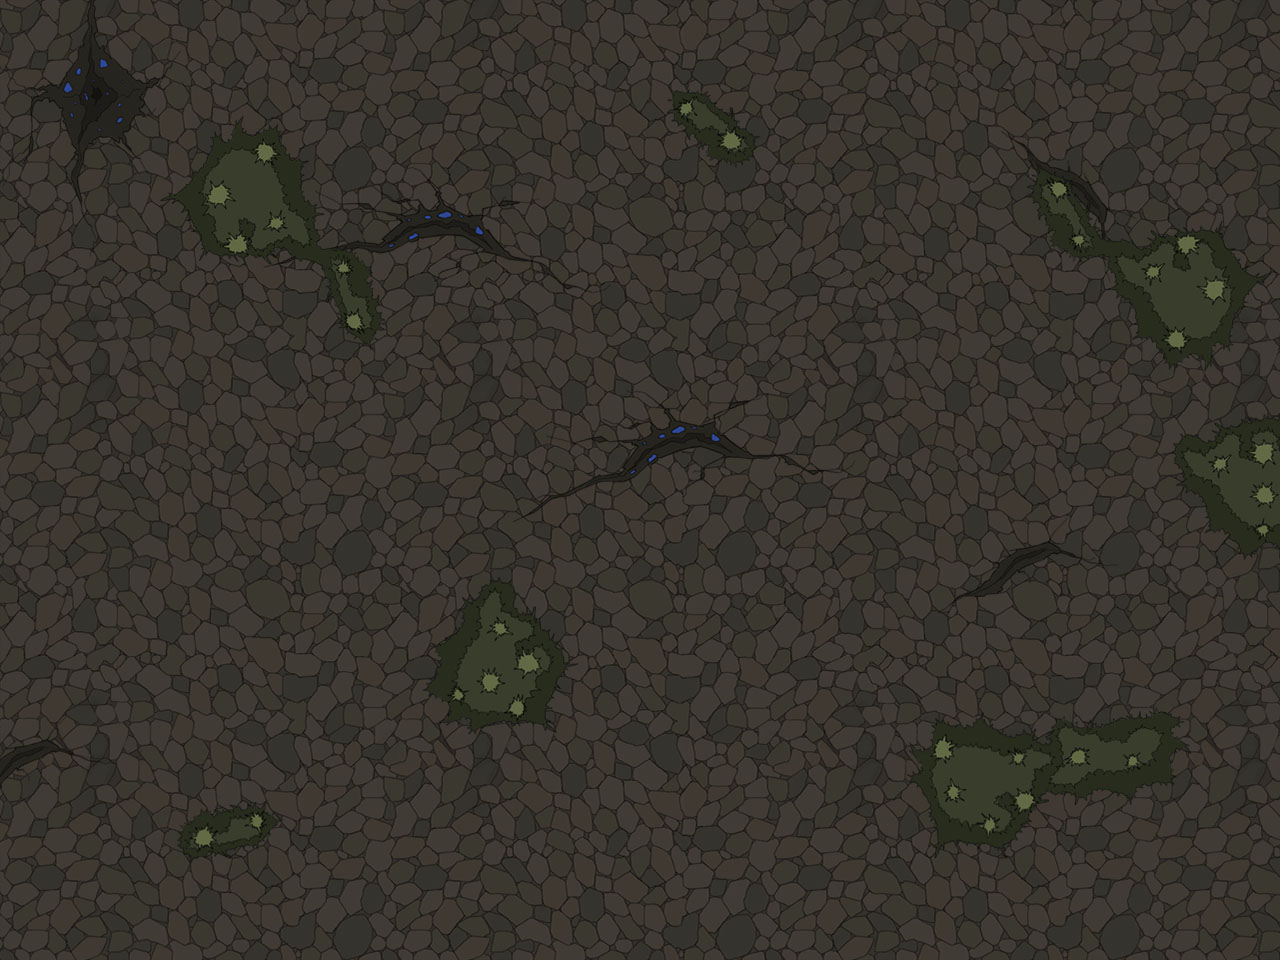

The image is a tile-based game level rendered from a .tmx file. Its description and complete source (layers, tilesets, objects, tile grids) follow:
An orthogonal 40x30 tile map with 32x32 px tiles, 2 tile layers (Tilelaag 1, Tilelaag 2).

<map version="1.0" tiledversion="1.0.3" orientation="orthogonal" renderorder="right-down" width="40" height="30" tilewidth="32" tileheight="32" backgroundcolor="#000000" nextobjectid="1">
 <tileset firstgid="1" source="space.tsx" />
 <layer name="Tilelaag 1" width="40" height="30">
  <data encoding="csv">
1,2,3,4,5,6,7,8,9,10,11,12,13,14,15,16,17,18,19,20,21,22,23,24,25,26,27,28,29,30,31,32,33,34,35,36,37,38,39,40,
41,42,43,44,45,46,47,48,49,50,51,52,53,54,55,56,57,58,59,60,61,62,63,64,65,66,67,68,69,70,71,72,73,74,75,76,77,78,79,80,
81,82,83,84,85,86,87,88,89,90,91,92,93,94,95,96,97,98,99,100,101,102,103,104,105,106,107,108,109,110,111,112,113,114,115,116,117,118,119,120,
121,122,123,124,125,126,127,128,129,130,131,132,133,134,135,136,137,138,139,140,141,142,143,144,145,146,147,148,149,150,151,152,153,154,155,156,157,158,159,160,
161,162,163,164,165,166,167,168,169,170,171,172,173,174,175,176,177,178,179,180,181,182,183,184,185,186,187,188,189,190,191,192,193,194,195,196,197,198,199,200,
201,202,203,204,205,206,207,208,209,210,211,212,213,214,215,216,217,218,219,220,221,222,223,224,225,226,227,228,229,230,231,232,233,234,235,236,237,238,239,240,
241,242,243,244,245,246,247,248,249,250,251,252,253,254,255,256,257,258,259,260,261,262,263,264,265,266,267,268,269,270,271,272,273,274,275,276,277,278,279,280,
281,282,283,284,285,286,287,288,289,290,291,292,293,294,295,296,297,298,299,300,301,302,303,304,305,306,307,308,309,310,311,312,313,314,315,316,317,318,319,320,
321,322,323,324,325,326,327,328,329,330,331,332,333,334,335,336,337,338,339,340,341,342,343,344,345,346,347,348,349,350,351,352,353,354,355,356,357,358,359,360,
361,362,363,364,365,366,367,368,369,370,371,372,373,374,375,376,377,378,379,380,381,382,383,384,385,386,387,388,389,390,391,392,393,394,395,396,397,398,399,400,
401,402,403,404,405,406,407,408,409,410,411,412,413,414,415,416,417,418,419,420,421,422,423,424,425,426,427,428,429,430,431,432,433,434,435,436,437,438,439,440,
441,442,443,444,445,446,447,448,449,450,451,452,453,454,455,456,457,458,459,460,461,462,463,464,465,466,467,468,469,470,471,472,473,474,475,476,477,478,479,480,
481,482,483,484,485,486,487,488,489,490,491,492,493,494,495,496,497,498,499,500,501,502,503,504,505,506,507,508,509,510,511,512,513,514,515,516,517,518,519,520,
521,522,523,524,525,526,527,528,529,530,531,532,533,534,535,536,537,538,539,540,541,542,543,544,545,546,547,548,549,550,551,552,553,554,555,556,557,558,559,560,
561,562,563,564,565,566,567,568,569,570,571,572,573,574,575,576,577,578,579,580,581,582,583,584,585,586,587,588,589,590,591,592,593,594,595,596,597,598,599,600,
601,602,603,604,605,606,607,608,609,610,611,612,613,614,615,616,617,618,619,620,621,622,623,624,625,626,627,628,629,630,631,632,633,634,635,636,637,638,639,640,
641,642,643,644,645,646,647,648,649,650,651,652,653,654,655,656,657,658,659,660,661,662,663,664,665,666,667,668,669,670,671,672,673,674,675,676,677,678,679,680,
681,682,683,684,685,686,687,688,689,690,691,692,693,694,695,696,697,698,699,700,701,702,703,704,705,706,707,708,709,710,711,712,713,714,715,716,717,718,719,720,
721,722,723,724,725,726,727,728,729,730,731,732,733,734,735,736,737,738,739,740,741,742,743,744,745,746,747,748,749,750,751,752,753,754,755,756,757,758,759,760,
761,762,763,764,765,766,767,768,769,770,771,772,773,774,775,776,777,778,779,780,781,782,783,784,785,786,787,788,789,790,791,792,793,794,795,796,797,798,799,800,
801,802,803,804,805,806,807,808,809,810,811,812,813,814,815,816,817,818,819,820,821,822,823,824,825,826,827,828,829,830,831,832,833,834,835,836,837,838,839,840,
841,842,843,844,845,846,847,848,849,850,851,852,853,854,855,856,857,858,859,860,861,862,863,864,865,866,867,868,869,870,871,872,873,874,875,876,877,878,879,880,
881,882,883,884,885,886,887,888,889,890,891,892,893,894,895,896,897,898,899,900,901,902,903,904,905,906,907,908,909,910,911,912,913,914,915,916,917,918,919,920,
921,922,923,924,925,926,927,928,929,930,931,932,933,934,935,936,937,938,939,940,941,942,943,944,945,946,947,948,949,950,951,952,953,954,955,956,957,958,959,960,
961,962,963,964,965,966,967,968,969,970,971,972,973,974,975,976,977,978,979,980,981,982,983,984,985,986,987,988,989,990,991,992,993,994,995,996,997,998,999,1000,
1001,1002,1003,1004,1005,1006,1007,1008,1009,1010,1011,1012,1013,1014,1015,1016,1017,1018,1019,1020,1021,1022,1023,1024,1025,1026,1027,1028,1029,1030,1031,1032,1033,1034,1035,1036,1037,1038,1039,1040,
1041,1042,1043,1044,1045,1046,1047,1048,1049,1050,1051,1052,1053,1054,1055,1056,1057,1058,1059,1060,1061,1062,1063,1064,1065,1066,1067,1068,1069,1070,1071,1072,1073,1074,1075,1076,1077,1078,1079,1080,
1081,1082,1083,1084,1085,1086,1087,1088,1089,1090,1091,1092,1093,1094,1095,1096,1097,1098,1099,1100,1101,1102,1103,1104,1105,1106,1107,1108,1109,1110,1111,1112,1113,1114,1115,1116,1117,1118,1119,1120,
1121,1122,1123,1124,1125,1126,1127,1128,1129,1130,1131,1132,1133,1134,1135,1136,1137,1138,1139,1140,1141,1142,1143,1144,1145,1146,1147,1148,1149,1150,1151,1152,1153,1154,1155,1156,1157,1158,1159,1160,
1161,1162,1163,1164,1165,1166,1167,1168,1169,1170,1171,1172,1173,1174,1175,1176,1177,1178,1179,1180,1181,1182,1183,1184,1185,1186,1187,1188,1189,1190,1191,1192,1193,1194,1195,1196,1197,1198,1199,1176
</data>
 </layer>
 <layer name="Tilelaag 2" width="40" height="30">
  <data encoding="csv">
0,0,0,0,0,0,0,0,0,0,0,0,0,0,0,0,0,0,0,0,0,0,0,0,0,0,0,0,0,0,0,0,0,0,0,0,0,0,0,0,
0,0,0,0,0,0,0,0,0,0,0,0,0,0,0,0,0,0,0,0,0,0,0,0,0,0,0,0,0,0,0,0,0,0,0,0,0,0,0,0,
0,0,0,0,0,0,0,0,0,0,0,0,0,0,0,0,0,0,0,0,0,0,0,0,0,0,0,0,0,0,0,0,0,0,0,0,0,0,0,0,
0,0,0,0,0,0,0,0,0,0,0,0,0,0,0,0,0,0,0,0,0,142,143,0,0,0,0,0,0,0,0,0,0,0,0,0,0,0,0,0,
0,0,0,0,0,0,0,168,169,0,0,0,0,0,0,0,0,0,0,0,0,0,183,184,0,0,0,0,0,0,0,0,0,0,0,0,0,0,0,0,
0,0,0,0,0,0,207,208,209,210,0,0,0,0,0,0,0,0,0,0,0,0,0,0,0,0,0,0,0,0,0,0,233,0,0,0,0,0,0,0,
0,0,0,0,0,0,247,248,249,250,0,0,0,0,0,0,0,0,0,0,0,0,0,0,0,0,0,0,0,0,0,0,273,274,0,0,0,0,0,0,
0,0,0,0,0,0,287,288,289,290,0,0,0,0,0,0,0,0,0,0,0,0,0,0,0,0,0,0,0,0,0,0,0,314,315,0,317,318,0,0,
0,0,0,0,0,0,0,0,0,0,331,332,0,0,0,0,0,0,0,0,0,0,0,0,0,0,0,0,0,0,0,0,0,0,0,356,357,358,359,0,
0,0,0,0,0,0,0,0,0,0,371,372,0,0,0,0,0,0,0,0,0,0,0,0,0,0,0,0,0,0,0,0,0,0,0,396,397,398,399,0,
0,0,0,0,0,0,0,0,0,0,0,412,0,0,0,0,0,0,0,0,0,0,0,0,0,0,0,0,0,0,0,0,0,0,0,0,437,438,0,0,
0,0,0,0,0,0,0,0,0,0,0,0,0,0,0,0,0,0,0,0,0,0,0,0,0,0,0,0,0,0,0,0,0,0,0,0,0,0,0,0,
0,0,0,0,0,0,0,0,0,0,0,0,0,0,0,0,0,0,0,0,0,0,0,0,0,0,0,0,0,0,0,0,0,0,0,0,0,0,0,0,
0,0,0,0,0,0,0,0,0,0,0,0,0,0,0,0,0,0,0,0,0,0,0,0,0,0,0,0,0,0,0,0,0,0,0,0,0,0,559,560,
0,0,0,0,0,0,0,0,0,0,0,0,0,0,0,0,0,0,0,0,0,0,0,0,0,0,0,0,0,0,0,0,0,0,0,0,0,598,599,600,
0,0,0,0,0,0,0,0,0,0,0,0,0,0,0,0,0,0,0,0,0,0,0,0,0,0,0,0,0,0,0,0,0,0,0,0,0,638,639,640,
0,0,0,0,0,0,0,0,0,0,0,0,0,0,0,0,0,0,0,0,0,0,0,0,0,0,0,0,0,0,0,0,0,0,0,0,0,0,679,680,
0,0,0,0,0,0,0,0,0,0,0,0,0,0,0,0,0,0,0,0,0,0,0,0,0,0,0,0,0,0,0,0,0,0,0,0,0,0,0,0,
0,0,0,0,0,0,0,0,0,0,0,0,0,0,0,736,0,0,0,0,0,0,0,0,0,0,0,0,0,0,0,0,0,0,0,0,0,0,0,0,
0,0,0,0,0,0,0,0,0,0,0,0,0,0,775,776,777,0,0,0,0,0,0,0,0,0,0,0,0,0,0,0,0,0,0,0,0,0,0,0,
0,0,0,0,0,0,0,0,0,0,0,0,0,0,815,816,817,818,0,0,0,0,0,0,0,0,0,0,0,0,0,0,0,0,0,0,0,0,0,0,
0,0,0,0,0,0,0,0,0,0,0,0,0,0,855,856,857,0,0,0,0,0,0,0,0,0,0,0,0,0,0,0,0,0,0,0,0,0,0,0,
0,0,0,0,0,0,0,0,0,0,0,0,0,0,895,896,897,0,0,0,0,0,0,0,0,0,0,0,0,0,0,0,0,0,0,916,917,0,0,0,
0,0,0,0,0,0,0,0,0,0,0,0,0,0,0,0,0,0,0,0,0,0,0,0,0,0,0,0,0,950,951,952,953,954,955,956,957,0,0,0,
0,0,0,0,0,0,0,0,0,0,0,0,0,0,0,0,0,0,0,0,0,0,0,0,0,0,0,0,0,990,991,992,993,994,995,996,0,0,0,0,
0,0,0,0,0,0,1007,1008,1009,0,0,0,0,0,0,0,0,0,0,0,0,0,0,0,0,0,0,0,0,1030,1031,1032,0,0,0,0,0,0,0,0,
0,0,0,0,0,0,1047,1048,0,0,0,0,0,0,0,0,0,0,0,0,0,0,0,0,0,0,0,0,0,0,0,0,0,0,0,0,0,0,0,0,
0,0,0,0,0,0,0,0,0,0,0,0,0,0,0,0,0,0,0,0,0,0,0,0,0,0,0,0,0,0,0,0,0,0,0,0,0,0,0,0,
0,0,0,0,0,0,0,0,0,0,0,0,0,0,0,0,0,0,0,0,0,0,0,0,0,0,0,0,0,0,0,0,0,0,0,0,0,0,0,0,
0,0,0,0,0,0,0,0,0,0,0,0,0,0,0,0,0,0,0,0,0,0,0,0,0,0,0,0,0,0,0,0,0,0,0,0,0,0,0,0
</data>
 </layer>
</map>